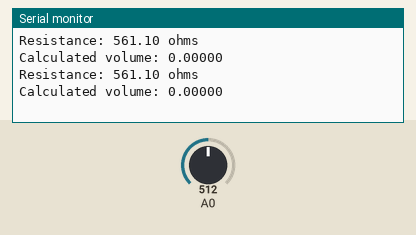
Simulated run of this sketch. Board: Arduino Uno, built with avr-gcc and run on an emulated ATmega328P. Parts: the last lines printed to the serial monitor. The test bench sets the inputs (shaded band); at power-on: A0 = 512.

Above: at 1.8 s.
1.9 s: A0 set to 1023
At 2.4 s:
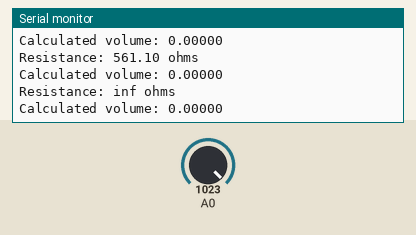
4.5 s: A0 set to 900
At 5.8 s:
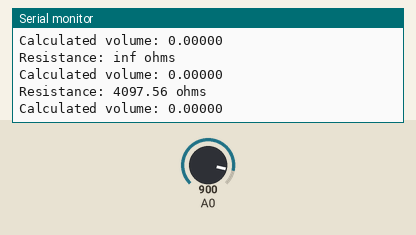

The sketch:

Liquid_Level_Calibration.ino
```cpp
// Liquid Level Sensor Sketch

// Show the raw resistance values measured from an eTape liquid level sensor.
// See details on the sensor at:
//   https://www.adafruit.com/products/1786

// Created by Tony DiCola
// Released under an MIT license: http://opensource.org/licenses/MIT

// Configuration values:
#define SERIES_RESISTOR     560    // Value of the series resistor in ohms.
#define SENSOR_PIN          0      // Analog pin which is connected to the sensor.

// The following are calibration values you can fill in to compute the volume of measured liquid.
// To find these values first start with no liquid present and record the resistance as the
// ZERO_VOLUME_RESISTANCE value.  Next fill the container with a known volume of liquid and record
// the sensor resistance (in ohms) as the CALIBRATION_RESISTANCE value, and the volume (which you've
// measured ahead of time) as CALIBRATION_VOLUME.
#define ZERO_VOLUME_RESISTANCE    0.00    // Resistance value (in ohms) when no liquid is present.
#define CALIBRATION_RESISTANCE    0.00    // Resistance value (in ohms) when liquid is at max line.
#define CALIBRATION_VOLUME        0.00    // Volume (in any units) when liquid is at max line.

void setup(void) {
  Serial.begin(115200);
}

void loop(void) {
  // Measure sensor resistance.
  float resistance = readResistance(SENSOR_PIN, SERIES_RESISTOR);
  Serial.print("Resistance: ");
  Serial.print(resistance, 2);
  Serial.println(" ohms");
  // Map resistance to volume.
  float volume = resistanceToVolume(resistance, ZERO_VOLUME_RESISTANCE, CALIBRATION_RESISTANCE, CALIBRATION_VOLUME);
  Serial.print("Calculated volume: ");
  Serial.println(volume, 5);
  // Delay for a second.
  delay(1000);
}

float readResistance(int pin, int seriesResistance) {
  // Get ADC value.
  float resistance = analogRead(pin);
  // Convert ADC reading to resistance.
  resistance = (1023.0 / resistance) - 1.0;
  resistance = seriesResistance / resistance;
  return resistance;
}

float resistanceToVolume(float resistance, float zeroResistance, float calResistance, float calVolume) {
  if (resistance > zeroResistance || (zeroResistance - calResistance) == 0.0) {
    // Stop if the value is above the zero threshold, or no max resistance is set (would be divide by zero).
    return 0.0;
  }
  // Compute scale factor by mapping resistance to 0...1.0+ range relative to maxResistance value.
  float scale = (zeroResistance - resistance) / (zeroResistance - calResistance);
  // Scale maxVolume based on computed scale factor.
  return calVolume * scale;
}
```

Measured:
- after the input at 1.9 s, the serial monitor: prints a new line after 0.10 s (image 1)
- after the input at 4.5 s, the serial monitor: prints a new line after 0.51 s (image 2)
